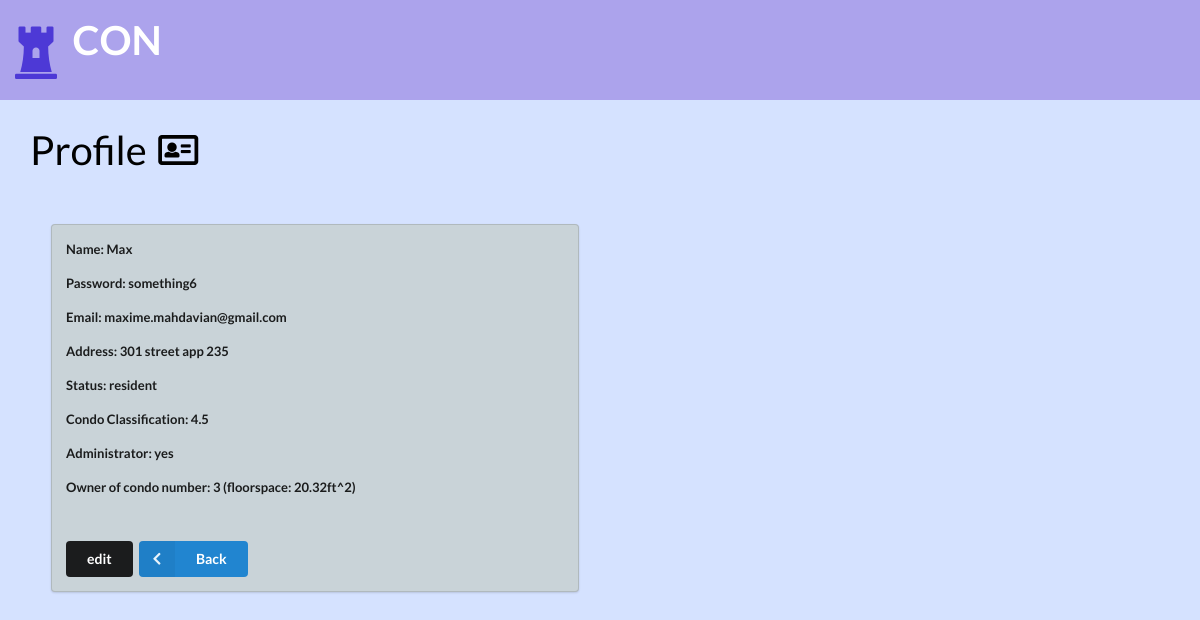
Screenshot of /lib/profile.php (signed in) with the database file from the repository.
### tables this page shows
CREATE TABLE `Users` (
  `userID` int(11) NOT NULL AUTO_INCREMENT,
  `name` varchar(100) DEFAULT NULL,
  `password` varchar(100) DEFAULT NULL,
  `email` varchar(100) DEFAULT NULL,
  `primary_address` varchar(100) DEFAULT NULL,
  `administrator` tinyint(1) DEFAULT NULL,
  `status` varchar(100) DEFAULT NULL,
  `condoAssociationID` int(11) DEFAULT NULL,
  `condoClassification` varchar(100) DEFAULT NULL,
  PRIMARY KEY (`userID`),
  KEY `condoAssociationID` (`condoAssociationID`),
  CONSTRAINT `Users_ibfk_1` FOREIGN KEY (`condoAssociationID`) REFERENCES `condoAssociations` (`condoAssociationID`) ON DELETE CASCADE
);

CREATE TABLE `condos` (
  `condoID` int(10) unsigned NOT NULL AUTO_INCREMENT,
  `ownerID` int(11) DEFAULT NULL,
  `buildingID` int(11) DEFAULT NULL,
  `floorspace` float DEFAULT NULL,
  PRIMARY KEY (`condoID`),
  KEY `buildingID` (`buildingID`),
  KEY `ownerID` (`ownerID`),
  CONSTRAINT `condos_ibfk_2` FOREIGN KEY (`buildingID`) REFERENCES `buildings` (`buildingID`) ON DELETE CASCADE,
  CONSTRAINT `condos_ibfk_3` FOREIGN KEY (`ownerID`) REFERENCES `Users` (`userID`) ON DELETE SET NULL
);

### lib/profile.php (the view, shortened to what this page needs)
<?php
include('config.php');
?>
<head>
    <link rel="stylesheet" href="https://cdnjs.cloudflare.com/ajax/libs/semantic-ui/2.4.1/semantic.min.css">
</head>
<body style="background-color: #d5e2ff;">
<div style = "background-color:#aca3ec; height:100px; color:#4D39D6; padding:3px;"><b><br><i class="huge chess rook icon"></i></b><b align="middle" style="margin-bottom:10px; color:white; font-size:40px;">CON</b></div>
    <br>
    <br>
    <?php
        $userID = $_SESSION['ID'];
        $user_query = mysqli_query($db, "SELECT * FROM Users WHERE userID = $userID");
        $user = mysqli_fetch_array($user_query);
        $name = $user['name']; $password = $user['password'];
        $email = $user['email']; $address = $user['primary_address'];
        $status = $user['status']; $condoClass = $user['condoClassification'];
        $admin = $user['administrator'];
        if($admin==1) $admin="yes";
        else $admin="no";
        if(isset($_POST['editProfile'])) {
            echo '<a style="margin:30px; font-size: 40px; color:black;" class="item">
                    Edit Profile  <i class="edit icon"></i>
                    </a>';
            echo '<form action="profile.php" method="post">
             <div style="margin:30px;" class="ui two column middle aligned relaxed grid basic segment">
                        <div class="column">
                            <div style=" background-color: #c9d3d8;" class="ui form segment AVAST_PAM_loginform">
                                <div class="field">
                                    <label>Name</label>
                                    <div class="ui left labeled icon input">
                                        <input style=" border: solid;" type="text" placeholder="Name" name = "name" value="'.$name.'">
                                        <i class="user icon"></i>
                                    </div>
                                </div>
                                <div class="field">
                                    <label>Password</label>
                                    <div class="ui left labeled icon input">
                                        <input style=" border: solid;" type="password" name = "password" value="'.$password.'">
                                        <i class="lock icon"></i>
                                    </div>
                                </div>
                                <div class="field">
                                    <label>Email</label>
                                    <div class="ui left labeled icon input">
                                        <input style=" border: solid;" type="text" placeholder="email" name = "email" value="'.$email.'">
                                        <i class="at icon"></i>
                                    </div>
                                </div>
                                <div class="field">
                                    <label>Address</label>
                                    <div class="ui left labeled icon input">
                                        <input style=" border: solid;" type="text" placeholder="Address" name = "address" value="'.$address.'">
                                        <i class="building icon"></i>
                                    </div>
                                </div>
                                <div class="field">
                                    <label>Status</label>
                                    <div class="ui left labeled icon input">
                                        <input style=" border: solid;" type="text" placeholder="Status" name = "status" value="'.$status.'">
                                    </div>
                                </div>
                                <div class="field">
                                    <label>Condo Classification</label>
                                    <div class="ui left labeled icon input">
                                        <input style=" border: solid;" type="text" placeholder="condoClassification" name = "condoClass" value="'.$condoClass.'">
                                        <i class="building outline icon"></i>
                                    </div>
                                </div>
                                <br>
                                <br>
                                <input class="ui positive button" type="submit" name="confirm" value="confirm">
                                <input class="ui black button" type="submit" name="cancel" value="cancel">
                            </div>
                        </div>
            </div>
    </form>';
        } else {
            echo '<a style="margin:30px; font-size: 40px; color:black;" class="item">
                    Profile  <i class="address card outline icon"></i>
                   </a>';
            echo '<form action="profile.php" method="post">
            <div style="margin:30px;" class="ui two column middle aligned relaxed grid basic segment">
                        <div class="column">
                            <div style=" background-color: #c9d3d8;" class="ui form segment AVAST_PAM_loginform">
                                <div class="field">
                                    <label for="name">Name: '.$name.'</label>
                                </div>
                                <div class="field">
                                    <label for="Password:">Password: '.$password.'</label>
                                </div>
                                <div class="field">
                                    <label for="Email">Email: '.$email.'</label>
                                </div>
                                <div class="field">
                                    <label for="Address">Address: '.$address.'</label>
                                </div>
                                <div class="field">
                                    <label for="Status">Status: '.$status.'</label>
                                </div>
                                <div class="field">
                                    <label for="CondoClass">Condo Classification: '.$condoClass.'</label>
                                </div>
                                <div class="field">
                                    <label for="Admin">Administrator: '.$admin.'</label>
                                </div>';
 		                            $condo_query = mysqli_query($db, "SELECT condoID,floorspace FROM condos WHERE ownerID=$userID");
        												while($condo = mysqli_fetch_array($condo_query)){
																	echo '<div class="field">
                                    			<label for="condoNum">Owner of condo number: '.$condo['condoID'].' (floorspace: '.$condo['floorspace'].'ft^2)</label>';
																}
echo '                                <br>
                                <br>
                                <input class="ui black button" type="submit" name="editProfile" value="edit">
                                <button class="ui labeled icon blue button" type="submit" name="back" value="back">
                                    <i class="left chevron icon"></i>
                                    Back
                                </button>
                            </div>
                        </div>
            </div>
        </form>';
        }
    ?>
</body>
</html>

### rows the page displays
users: name "Max", password "something6", email "maxime.mahdavian@gmail.com", primary_address "301 street app 235", status "resident", condoClassification "4.5", administrator "yes"
condos: condoID "3", floorspace "20.32"
